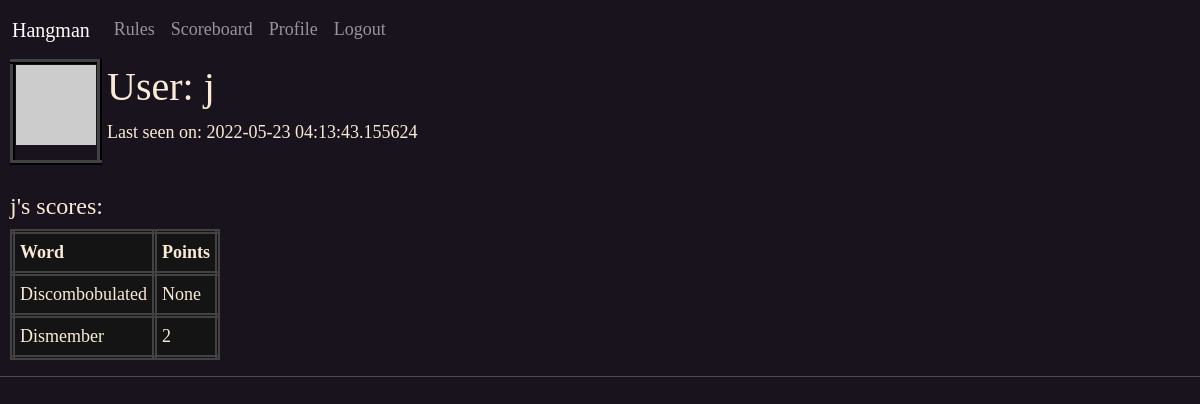
Page /user/j (signed in) on the committed database.
### app/models.py (models this page shows, shortened)
class User(UserMixin, db.Model):
    id = db.Column(db.Integer, primary_key=True)
    email = db.Column(db.String(60), index=True, unique=True)
    username = db.Column(db.String(60), index=True, unique=True)
    password_hash = db.Column(db.String(128))
    last_seen = db.Column(db.DateTime, default=datetime.utcnow())
    def avatar(self, size):
        digest = md5('hangguest@protonmail.com'.lower().encode('utf-8')).hexdigest()
        return 'https://www.gravatar.com/avatar/{}?d=retro&s={}'.format(digest,size)

class Words(db.Model):
    id = db.Column(db.Integer, primary_key=True)
    word = db.Column(db.String(60), index=True, unique=True)
    definition = db.Column(db.String(60), index=True, unique=True)

### app/routes.py (the view)
@app.route('/user/<username>')
@login_required
def user(username):
    user = User.query.filter_by(username=username).first_or_404()
    theScore = []
    for score in Scores.query.filter_by(user_id=current_user.id).all():
        theScore.append([f"{Words.query.get(score.word_id).word}",
                        f"{score.points}"])
    return render_template('user.html', user=user, points=theScore)

### app/models.py (called while the page is built)
@login.user_loader
def load_user(id):
    return User.query.get(int(id))

### app/routes.py (called while the page is built)
@app.before_request
def before_request():
    if current_user.is_authenticated:
        current_user.last_seen = datetime.utcnow()
        db.session.commit()

### app/templates/user.html (shortened to what this page needs)
{% extends "base.html" %}
{% block content %}
<table style="margin-left:10px">
    <tr valign="top">
        <td id="profilePic"><img src="{{ user.avatar(128) }}"></td>
        <td style="padding-left:5px;">
            <h1>User: {{ user.username }}</h1>
            {% if user.last_seen %}
                <p>Last seen on: {{ user.last_seen }}</p>
                {% endif %}
        </td>
    </tr>
</table><br>
<h4 style="margin-left:10px;">{{ user.username }}'s scores:</h4>
<table id="stats" style="margin-left:10px;">
    <tr>
        <th class="scores">Word</th>
        <th class="scores">Points</th>
    </tr>
    {% for item1, item2 in points %}
    <tr>
        <td class="scores">{{ item1 }}</td>
        <td class="scores">{{ item2 }}</td>
    </tr>
    {% endfor %}
</table>
{% endblock %}

### app/static/Hangman.css (style rules this page uses)
body { background-color: rgb(25, 19, 29); color: antiquewhite; font-family: Garamond, serif, cursive; font-size: large; }
#stats { border: 2px groove whitesmoke; position: relative; margin:5px; }
.scores { border: 5px double rgb(66, 66, 66); background-color: rgb(20, 20, 20); padding: 5px; }
#profilePic { border: 5px ridge rgb(66, 66, 66); }

### rows in the picture
User: username "j", last_seen "2022-05-23 04:13:43.155624"
Words: word "Discombobulated", item2 "None"
Words: word "Dismember", item2 "2"
